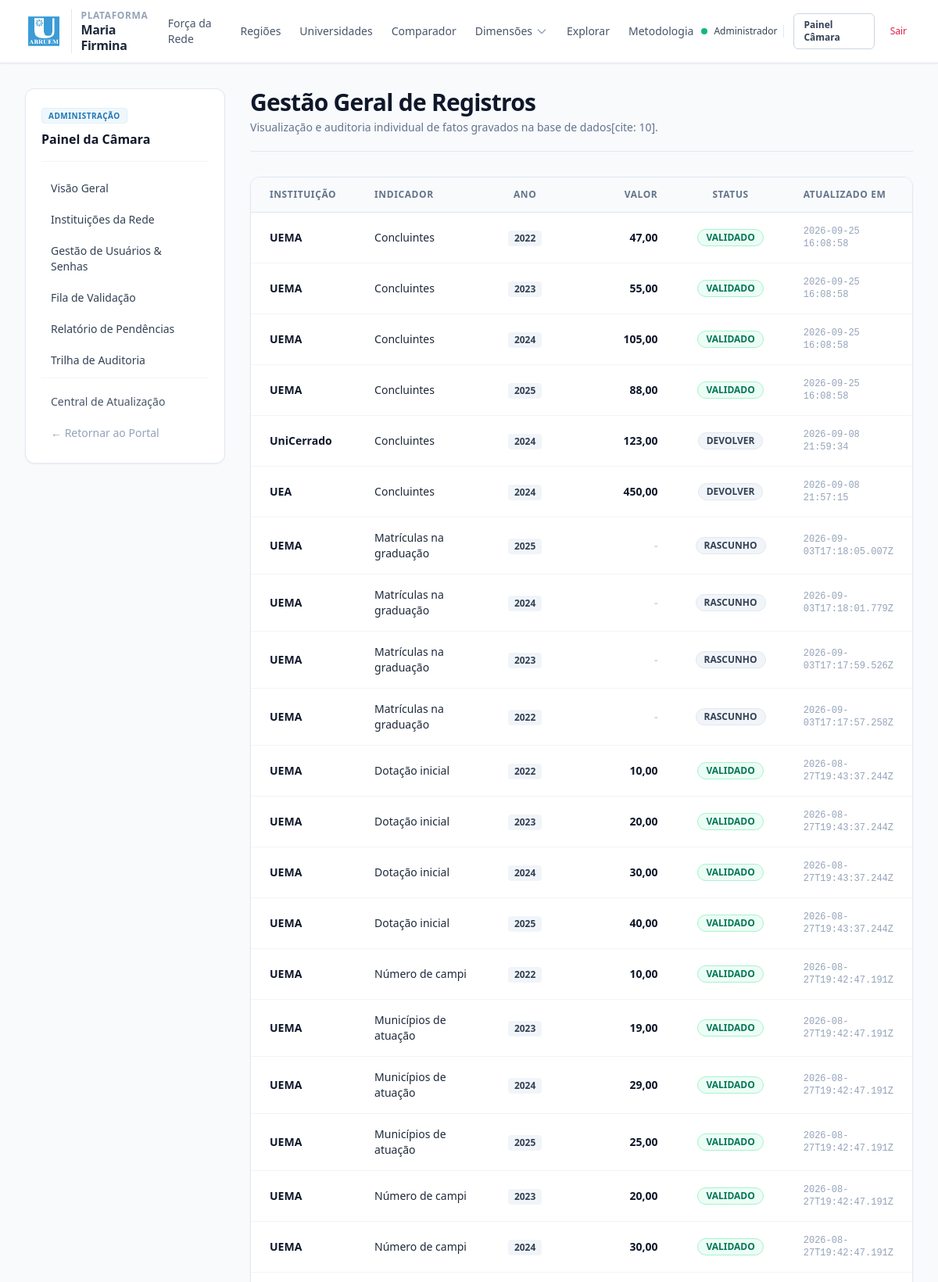
The page /admin/registros (signed in, upper part) on the database its author committed.
### tables this page shows
CREATE TABLE registro_dados (
    id INTEGER PRIMARY KEY AUTOINCREMENT,
    universidade_id TEXT NOT NULL,
    indicador_id TEXT NOT NULL,
    ano_referencia INTEGER NOT NULL,
    valor_numerico REAL,
    valor_texto TEXT,
    status_dado TEXT NOT NULL DEFAULT 'RASCUNHO',
    fonte_tipo TEXT,
    fonte_descricao TEXT,
    fonte_url TEXT,
    parecer_devolucao TEXT,
    atualizado_por INTEGER,
    criado_em DATETIME DEFAULT CURRENT_TIMESTAMP,
    atualizado_em DATETIME DEFAULT CURRENT_TIMESTAMP,
    UNIQUE (universidade_id, indicador_id, ano_referencia),
    FOREIGN KEY (universidade_id) REFERENCES universidades(id) ON DELETE CASCADE,
    FOREIGN KEY (indicador_id) REFERENCES indicadores(id) ON DELETE CASCADE,
    FOREIGN KEY (atualizado_por) REFERENCES usuarios(id) ON DELETE SET NULL
);

CREATE TABLE universidades (
    id TEXT PRIMARY KEY,
    sigla TEXT NOT NULL UNIQUE,
    nome TEXT NOT NULL,
    tipo TEXT NOT NULL,
    uf TEXT NOT NULL,
    regiao TEXT NOT NULL,
    municipio_sede TEXT,
    ano_filiacao INTEGER,
    status TEXT DEFAULT 'ATIVA',
    criado_em DATETIME DEFAULT CURRENT_TIMESTAMP
, autonomia_financeira INTEGER DEFAULT 0);

CREATE TABLE indicadores (
    id TEXT PRIMARY KEY,
    codigo TEXT NOT NULL UNIQUE,
    nome TEXT NOT NULL,
    dimensao TEXT NOT NULL,
    tipo_dado TEXT NOT NULL,
    tipo_agregacao TEXT NOT NULL,
    origem TEXT NOT NULL DEFAULT 'INFORMADO',
    unidade_medida TEXT,
    descricao TEXT,
    obrigatorio INTEGER DEFAULT 1,
    ativo INTEGER DEFAULT 1
);

### app/controllers/admin_controller.py (the view)
@admin_bp.route('/registros')
def registros():
    reg_repo = RegistroRepository()
    sql = """
        SELECT r.*, u.sigla as universidade_sigla, i.nome as indicador_nome
        FROM registro_dados r
        INNER JOIN universidades u ON r.universidade_id = u.id
        INNER JOIN indicadores i ON r.indicador_id = i.id
        ORDER BY r.atualizado_em DESC
        LIMIT 100
    """
    registros_lista = reg_repo.executar_consulta(sql)
    return render_template('admin/registros.html', registros=registros_lista)

### app/controllers/admin_controller.py (called while the page is built)
@admin_bp.before_request
def verificar_acesso_admin():
    if not AuthService.esta_autenticado() or not AuthService.exigir_admin():
        abort(403)

### app/repositories/base_repository.py (called while the page is built)
    def executar_consulta(self, sql, parametros=None):
        sql_sqlite = sql.replace('%s', '?')
        conn = get_db_connection()
        try:
            cursor = conn.cursor()
            cursor.execute(sql_sqlite, parametros or ())
            return cursor.fetchall()
        finally:
            conn.close()

### app/services/auth_service.py (called while the page is built)
    @staticmethod
    def esta_autenticado():
        return 'usuario_id' in session

    @staticmethod
    def exigir_admin():
        return session.get('perfil') == 'ADMIN_CAMARA'

### database/connection.py (called while the page is built)
def dict_factory(cursor, row):
    d = {}
    for idx, col in enumerate(cursor.description):
        d[col[0]] = row[idx]
    return d

def get_db_connection():
    caminho_db = Path(Config.DB_PATH)
    caminho_db.parent.mkdir(parents=True, exist_ok=True)
    conn = sqlite3.connect(str(caminho_db), timeout=30.0)
    conn.row_factory = dict_factory
    conn.execute("PRAGMA foreign_keys = ON;")
    return conn

### app/templates/admin/registros.html (shortened to what this page needs)
{% extends 'layouts/base.html' %}
{% block content %}
<div class="flex flex-col lg:flex-row items-start gap-8">
    {% include 'layouts/sidebar_admin.html' %}
    <div class="flex-1 w-full space-y-8">
        <div class="border-b border-slate-200 pb-5">
            <h1 class="text-2xl sm:text-3xl font-bold text-slate-900 tracking-tight">Gestão Geral de Registros</h1>
            <p class="text-sm text-slate-500 mt-1">Visualização e auditoria individual de fatos gravados na base de dados[cite: 10].</p>
        </div>
        <div class="bg-white rounded-xl border border-slate-200 shadow-sm overflow-hidden">
            <div class="overflow-x-auto">
                <table class="w-full text-left text-sm text-slate-600">
                    <thead class="bg-slate-50 text-xs font-semibold uppercase tracking-wider text-slate-500 border-b border-slate-200">
                        <tr>
                            <th scope="col" class="px-6 py-3.5 w-1/6">Instituição</th>
                            <th scope="col" class="px-6 py-3.5 w-2/5">Indicador</th>
                            <th scope="col" class="px-6 py-3.5 text-center w-1/12">Ano</th>
                            <th scope="col" class="px-6 py-3.5 text-right w-1/6">Valor</th>
                            <th scope="col" class="px-6 py-3.5 text-center w-1/6">Status</th>
                            <th scope="col" class="px-6 py-3.5 w-1/6">Atualizado Em</th>
                        </tr>
                    </thead>
                    <tbody class="divide-y divide-slate-100">
                        {% for r in registros %}
                        <tr class="hover:bg-slate-50/80 transition-colors">
                            <td class="px-6 py-4 font-bold text-slate-900">{{ r.universidade_sigla }}</td>
                            <td class="px-6 py-4 text-slate-800">{{ r.indicador_nome }}</td>
                            <td class="px-6 py-4 text-center">
                                <span class="inline-flex items-center px-2 py-0.5 rounded text-xs font-semibold bg-slate-100 text-slate-700">{{ r.ano_referencia }}</span>
                            </td>
                            <td class="px-6 py-4 text-right font-bold text-slate-900">
                                {% if r.valor_numerico is not none %}
                                    {{ r.valor_numerico | numero_br(2) }}
                                {% else %}
                                    <span class="text-slate-300">-</span>
                                {% endif %}
                            </td>
                            <td class="px-6 py-4 text-center">
                                <span class="inline-flex items-center px-2.5 py-0.5 rounded-full text-xs font-semibold
                                    {% if r.status_dado == 'VALIDADO' %} bg-emerald-50 text-emerald-700 border border-emerald-200
                                    {% elif r.status_dado == 'ENVIADO' %} bg-amber-50 text-amber-700 border border-amber-200
                                    {% elif r.status_dado == 'DEVOLVIDO' %} bg-rose-50 text-rose-700 border border-rose-200
                                    {% else %} bg-slate-100 text-slate-700 border border-slate-200 {% endif %}">
                                    {{ r.status_dado }}
                                </span>
                            </td>
                            <td class="px-6 py-4 font-mono text-xs text-slate-400">{{ r.atualizado_em }}</td>
                        </tr>
                        {% else %}
                        <tr>
                            <td colspan="6" class="px-6 py-8 text-center text-sm text-slate-400">Nenhum registro encontrado.</td>
                        </tr>
                        {% endfor %}
                    </tbody>
                </table>
            </div>
        </div>
    </div>
</div>
{% endblock %}

### app/static/css/main.css (style rules this page uses)
:root { --primary: #1e3a8a; --primary-hover: #1e40af; --primary-light: #eff6ff; --secondary: #0f172a; --accent: #0284c7; --success: #16a34a; --warning: #d97706; --danger: #dc2626; --bg-page: #f8fafc; --bg-card: #ffffff; --border-color: #e2e8f0; --text-main: #0f172a; --text-muted: #64748b; --font-sans: -apple-system, BlinkMacSystemFont, "Segoe UI", Roboto, Helvetica, Arial, sans-serif; --font-mono: ui-monospace, SFMono-Regular, Menlo, Monaco, Consolas, monospace; }
*, *::before, *::after { box-sizing: border-box; margin: 0; padding: 0; }
.text-center { text-align: center; }
.text-right { text-align: right; }

### rows shown on the page
registro_dados: universidade_sigla "UEMA", indicador_nome "Concluintes", ano_referencia "2022", valor_numerico|numero_br "47,00", status_dado "VALIDADO", atualizado_em "2026-09-25 16:08:58"
registro_dados: universidade_sigla "UEMA", indicador_nome "Concluintes", ano_referencia "2023", valor_numerico|numero_br "55,00", status_dado "VALIDADO", atualizado_em "2026-09-25 16:08:58"
registro_dados: universidade_sigla "UEMA", indicador_nome "Concluintes", ano_referencia "2024", valor_numerico|numero_br "105,00", status_dado "VALIDADO", atualizado_em "2026-09-25 16:08:58"
registro_dados: universidade_sigla "UEMA", indicador_nome "Concluintes", ano_referencia "2025", valor_numerico|numero_br "88,00", status_dado "VALIDADO", atualizado_em "2026-09-25 16:08:58"
registro_dados: universidade_sigla "UniCerrado", indicador_nome "Concluintes", ano_referencia "2024", valor_numerico|numero_br "123,00", status_dado "DEVOLVER", atualizado_em "2026-09-08 21:59:34"
registro_dados: universidade_sigla "UEA", indicador_nome "Concluintes", ano_referencia "2024", valor_numerico|numero_br "450,00", status_dado "DEVOLVER", atualizado_em "2026-09-08 21:57:15"
registro_dados: universidade_sigla "UEMA", indicador_nome "Matrículas na graduação", ano_referencia "2025", status_dado "RASCUNHO", atualizado_em "2026-09-03T17:18:05.007Z"
registro_dados: universidade_sigla "UEMA", indicador_nome "Matrículas na graduação", ano_referencia "2024", status_dado "RASCUNHO", atualizado_em "2026-09-03T17:18:01.779Z"
registro_dados: universidade_sigla "UEMA", indicador_nome "Matrículas na graduação", ano_referencia "2023", status_dado "RASCUNHO", atualizado_em "2026-09-03T17:17:59.526Z"
registro_dados: universidade_sigla "UEMA", indicador_nome "Matrículas na graduação", ano_referencia "2022", status_dado "RASCUNHO", atualizado_em "2026-09-03T17:17:57.258Z"
registro_dados: universidade_sigla "UEMA", indicador_nome "Dotação inicial", ano_referencia "2022", valor_numerico|numero_br "10,00", status_dado "VALIDADO", atualizado_em "2026-08-27T19:43:37.244Z"
registro_dados: universidade_sigla "UEMA", indicador_nome "Dotação inicial", ano_referencia "2023", valor_numerico|numero_br "20,00", status_dado "VALIDADO", atualizado_em "2026-08-27T19:43:37.244Z"
registro_dados: universidade_sigla "UEMA", indicador_nome "Dotação inicial", ano_referencia "2024", valor_numerico|numero_br "30,00", status_dado "VALIDADO", atualizado_em "2026-08-27T19:43:37.244Z"
registro_dados: universidade_sigla "UEMA", indicador_nome "Dotação inicial", ano_referencia "2025", valor_numerico|numero_br "40,00", status_dado "VALIDADO", atualizado_em "2026-08-27T19:43:37.244Z"
registro_dados: universidade_sigla "UEMA", indicador_nome "Número de campi", ano_referencia "2022", valor_numerico|numero_br "10,00", status_dado "VALIDADO", atualizado_em "2026-08-27T19:42:47.191Z"
registro_dados: universidade_sigla "UEMA", indicador_nome "Municípios de atuação", ano_referencia "2023", valor_numerico|numero_br "19,00", status_dado "VALIDADO", atualizado_em "2026-08-27T19:42:47.191Z"
registro_dados: universidade_sigla "UEMA", indicador_nome "Municípios de atuação", ano_referencia "2024", valor_numerico|numero_br "29,00", status_dado "VALIDADO", atualizado_em "2026-08-27T19:42:47.191Z"
registro_dados: universidade_sigla "UEMA", indicador_nome "Municípios de atuação", ano_referencia "2025", valor_numerico|numero_br "25,00", status_dado "VALIDADO", atualizado_em "2026-08-27T19:42:47.191Z"
registro_dados: universidade_sigla "UEMA", indicador_nome "Número de campi", ano_referencia "2023", valor_numerico|numero_br "20,00", status_dado "VALIDADO", atualizado_em "2026-08-27T19:42:47.191Z"
registro_dados: universidade_sigla "UEMA", indicador_nome "Número de campi", ano_referencia "2024", valor_numerico|numero_br "30,00", status_dado "VALIDADO", atualizado_em "2026-08-27T19:42:47.191Z"

### other values the page prints
{{ session.get('nome').split()[0] }} "Administrador"
